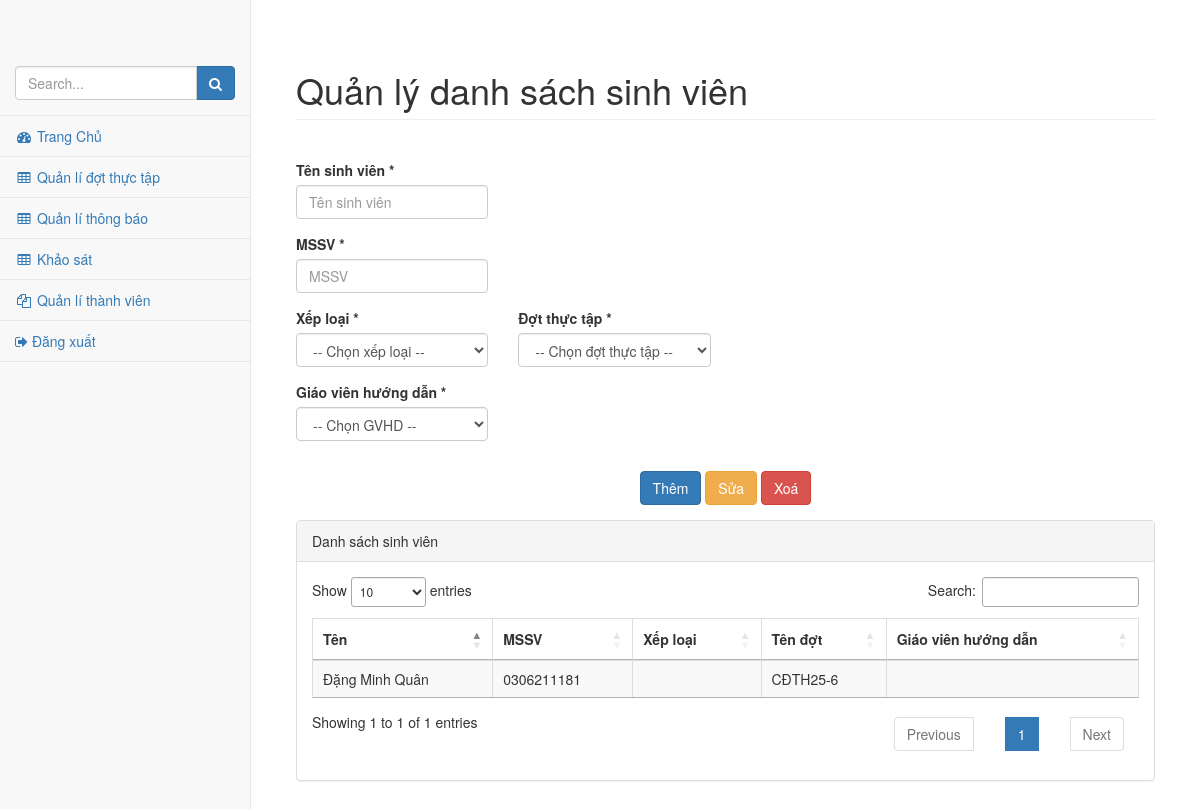
Page /admin/pages/quanlydanhsachsinhvien.php on the committed database.
### tables this page shows
CREATE TABLE `sinhvien` (
  `ID_TaiKhoan` int(11) NOT NULL,
  `ID_Dot` int(11) DEFAULT NULL,
  `Ten` varchar(50) DEFAULT NULL,
  `Lop` varchar(50) DEFAULT NULL,
  `XepLoai` varchar(50) DEFAULT NULL,
  `MSSV` varchar(12) DEFAULT NULL,
  `ID_GVHD` int(11) DEFAULT NULL,
  `TrangThai` tinyint(1) DEFAULT NULL
);

CREATE TABLE `dotthuctap` (
  `ID` int(11) NOT NULL,
  `TenDot` varchar(50) DEFAULT NULL,
  `Nam` varchar(5) DEFAULT NULL,
  `Loai` varchar(25) DEFAULT NULL,
  `NguoiQuanLy` varchar(255) DEFAULT NULL,
  `ThoiGianBatDau` date DEFAULT NULL,
  `ThoiGianKetThuc` date DEFAULT NULL,
  `TenNguoiMoDot` varchar(255) DEFAULT NULL,
  `TrangThai` tinyint(4) DEFAULT NULL
);

### admin/pages/quanlydanhsachsinhvien.php (the view, shortened to what this page needs)
<!DOCTYPE html>
<html lang="vi">
<head>
    <?php
        require_once $_SERVER['DOCUMENT_ROOT'] . "/datn/template/head.php";
    ?>
</head>
<body>
    <div id="wrapper">
        <?php
            require_once $_SERVER['DOCUMENT_ROOT'] . "/datn/admin/template/slidebar.php";
        ?>
        <div id="page-wrapper">
            <div class="container-fluid">
                <h1 class="page-header">Quản lý danh sách sinh viên</h1>
                <br>
                <form method="POST" action="">
                    <div class="row">
                        <div class="form-group col-md-3">
                            <label for="ten-sinh-vien">Tên sinh viên *</label>
                            <input type="text" class="form-control" id="ten-sinh-vien" name="ten" placeholder="Tên sinh viên"
                                   value="<?php echo isset($_POST['ten']) ? htmlspecialchars($_POST['ten']) : ''; ?>" required>
                        </div>
                    </div>
                    <div class="row">
                        <div class="form-group col-md-3">
                            <label for="mssv">MSSV *</label>
                            <input type="text" class="form-control" id="mssv" name="mssv" placeholder="MSSV"
                                   value="<?php echo isset($_POST['mssv']) ? htmlspecialchars($_POST['mssv']) : ''; ?>" required>
                        </div>
                    </div>
                    <div class="row">
                        <div class="form-group col-md-3">
                            <label for="xep_loai">Xếp loại *</label>
                            <select class="form-control" id="xep_loai" name="xep_loai" required>
                                <option value="">-- Chọn xếp loại --</option>
                            </select>
                        </div>
                        <div class="form-group col-md-3">
                            <label for="id_dot">Đợt thực tập *</label>
                            <select class="form-control" id="id_dot" name="id_dot" required>
                                <option value="">-- Chọn đợt thực tập --</option>
                            </select>
                        </div>
                    </div>
                    <div class="row">
                        <div class="form-group col-md-3">
                            <label for="id_gvhd">Giáo viên hướng dẫn *</label>
                            <select class="form-control" id="id_gvhd" name="id_gvhd" required>
                                <option value="">-- Chọn GVHD --</option>
                            </select>
                        </div>
                    </div>
                    <div class="row" style="margin-top: 15px; margin-bottom: 15px;">
                    <div class="col-md-8 col-md-offset-2 text-center">
                        <button type="submit" class="btn btn-primary" name="them_sinh_vien">Thêm</button>
                        <button type="submit" class="btn btn-warning" name="sua_sinh_vien">Sửa</button>
                        <button type="submit" class="btn btn-danger" name ="xoa_sinh_vien" id="btn-delete">Xoá</button>
                    </div>
                </div>
                </form>
                <div class="panel panel-default">
                    <div class="panel-heading">
                        Danh sách sinh viên
                    </div>
                    <div class="panel-body">
                        <div class="table-responsive">
                            <table class="table table-striped table-bordered" id="table-dssv">
                                <thead>
                                    <tr>
                                        <th>Tên</th>
                                        <th>MSSV</th>
                                        <th>Xếp loại</th>
                                        <th>Tên đợt</th>
                                        <th>Giáo viên hướng dẫn</th>
                                    </tr>
                                </thead>
                                <tbody>
                                <?php
                                    require_once $_SERVER['DOCUMENT_ROOT'] . "/datn/template/config.php";
                                    try {
                                        $sql = "SELECT
                                                sv.Ten,
                                                sv.MSSV,
                                                sv.XepLoai,
                                                dt.TenDot AS DotThucTap,
                                                gv.Ten AS TenGVHD
                                            FROM
                                                SinhVien sv
                                            LEFT JOIN
                                                DotThucTap dt ON sv.ID_Dot = dt.ID
                                            LEFT JOIN
                                                GiaoVien gv ON sv.ID_GVHD = gv.ID_TaiKhoan
                                            WHERE
                                                sv.TrangThai = 1
                                            ";
                                        $stmt = $conn->prepare($sql);
                                        $stmt->execute();
                                        while($row = $stmt->fetch(PDO::FETCH_ASSOC)) {
                                            echo "<tr>
                                                    <td>".htmlspecialchars($row['Ten'])."</td>
                                                    <td>".htmlspecialchars($row['MSSV'])."</td>
                                                    <td>".htmlspecialchars($row['XepLoai'])."</td>
                                                    <td>".htmlspecialchars($row['DotThucTap'])."</td>
                                                    <td>".htmlspecialchars($row['TenGVHD'])."</td>
                                                </tr>";
                                        }
                                    } catch(PDOException $e) {
                                        echo "<tr><td colspan='8'>Lỗi: " . $e->getMessage() . "</td></tr>";
                                    }
                                 ?>
                                </tbody>
                            </table>
                        </div>
                    </div>
                </div>
            </div>
        </div>
    </div>
</body>
</html>

### access/css/startmin.css (style rules this page uses)
body { background-color: #f8f8f8; }
#wrapper { width: 100%; }
#page-wrapper { padding-top: 30px; min-height: 568px; background-color: #fff; }
@media (min-width:768px) { #page-wrapper { position: inherit; margin-left: 250px; padding: 30px 15px 0 15px; border-left: 1px solid #e7e7e7; } }
table.dataTable thead .sorting, table.dataTable thead .sorting_asc, table.dataTable thead .sorting_desc, table.dataTable thead .sorting_asc_disabled, table.dataTable thead .sorting_desc_disabled { background: 0 0; }
table.dataTable thead .sorting_asc:after { content: "\f0de"; float: right; font-family: fontawesome; }
table.dataTable thead .sorting:after { content: "\f0dc"; float: right; font-family: fontawesome; color: rgba(50,50,50,.5); }

### template/head.php (style rules this page uses)
#page-wrapper { padding: 30px; min-height: 100vh; box-sizing: border-box; max-height: 100%; }

### admin/pages/quanlydanhsachsinhvien.php (style rules this page uses)
#page-wrapper { padding: 30px; min-height: 100vh; box-sizing: border-box; max-height: 100%; }

### rows in the picture
sinhvien: Ten "Đặng Minh Quân", MSSV "0306211181", dotthuctap.TenDot "CĐTH25-6"
